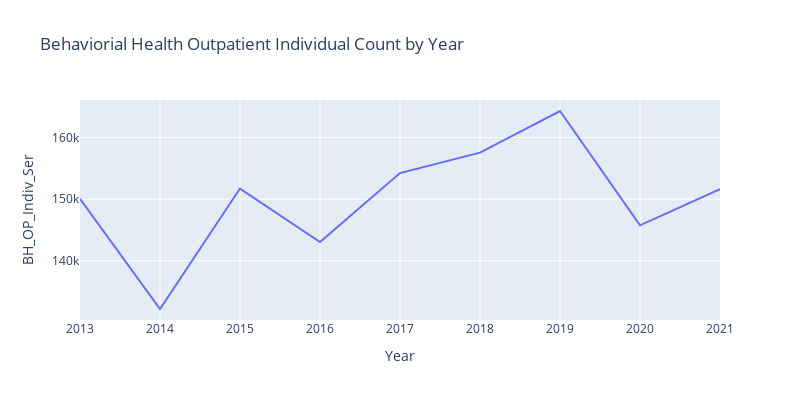

Notebook code for this chart:
### Code cell
# BH_OP_Indiv_Ser

df_plot = DA[['Year','BH_OP_Indiv_Ser']].groupby(['Year']).sum().reset_index()
fig = px.line(df_plot, x="Year", y="BH_OP_Indiv_Ser", title='Behaviorial Health Outpatient Individual Count by Year', width=800, height=400)

fig.show()

### Figure 1 — Plotly figure (JSON) as saved in the notebook; plotly's stock layout.template omitted (floating-point values rounded to 4 significant figures)
{"data": [{"hovertemplate": "Year=%{x}<br>BH_OP_Indiv_Ser=%{y}<extra></extra>", "legendgroup": "", "line": {"color": "#636efa", "dash": "solid"}, "marker": {"symbol": "circle"}, "mode": "lines", "name": "", "orientation": "v", "showlegend": false, "type": "scatter", "x": [2013, 2014, 2015, 2016, 2017, 2018, 2019, 2020, 2021], "xaxis": "x", "y": [150100.0, 132182, 151700.0, 143000.0, 154200.0, 157554, 164307, 145757, 151619], "yaxis": "y"}], "layout": {"height": 400, "legend": {"tracegroupgap": 0}, "title": {"text": "Behaviorial Health Outpatient Individual Count by Year"}, "width": 800, "xaxis": {"anchor": "y", "domain": [0, 1], "title": {"text": "Year"}}, "yaxis": {"anchor": "x", "domain": [0, 1], "title": {"text": "BH_OP_Indiv_Ser"}}}}
